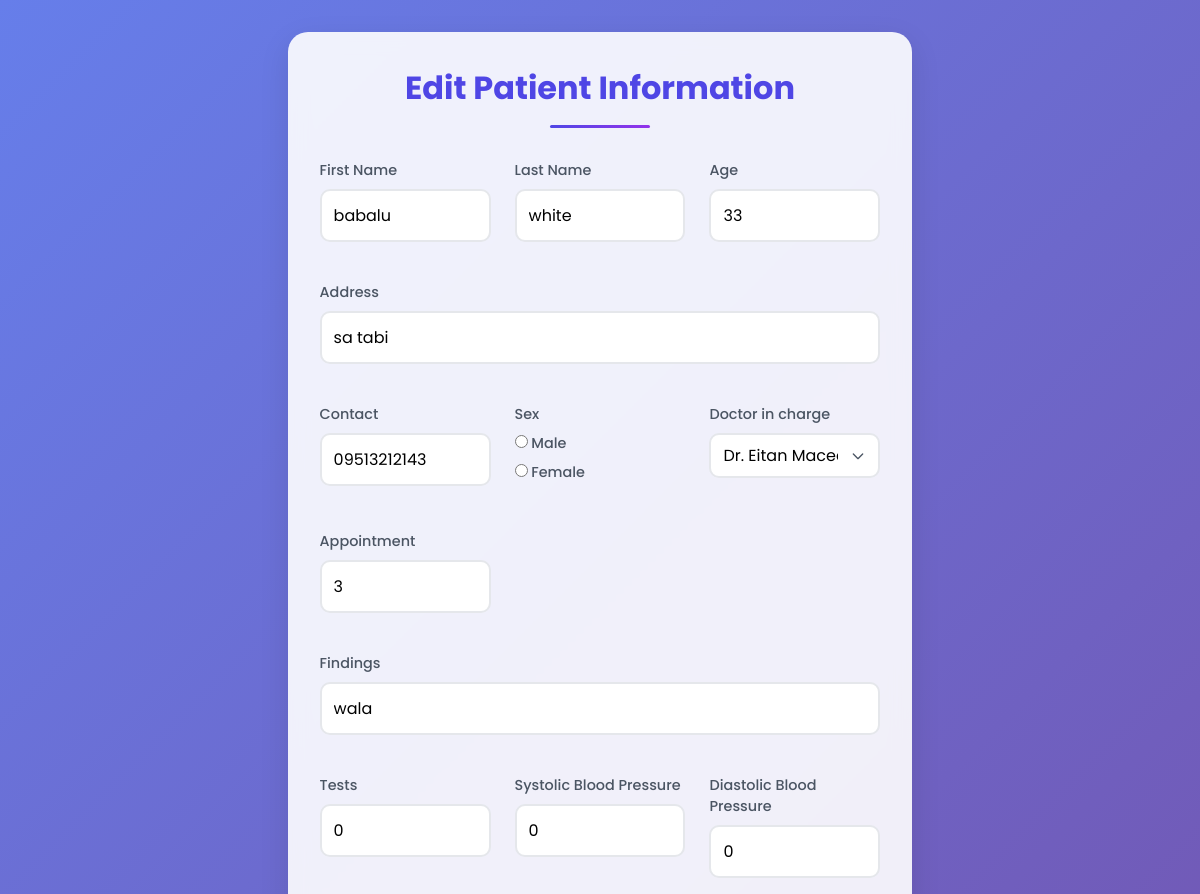
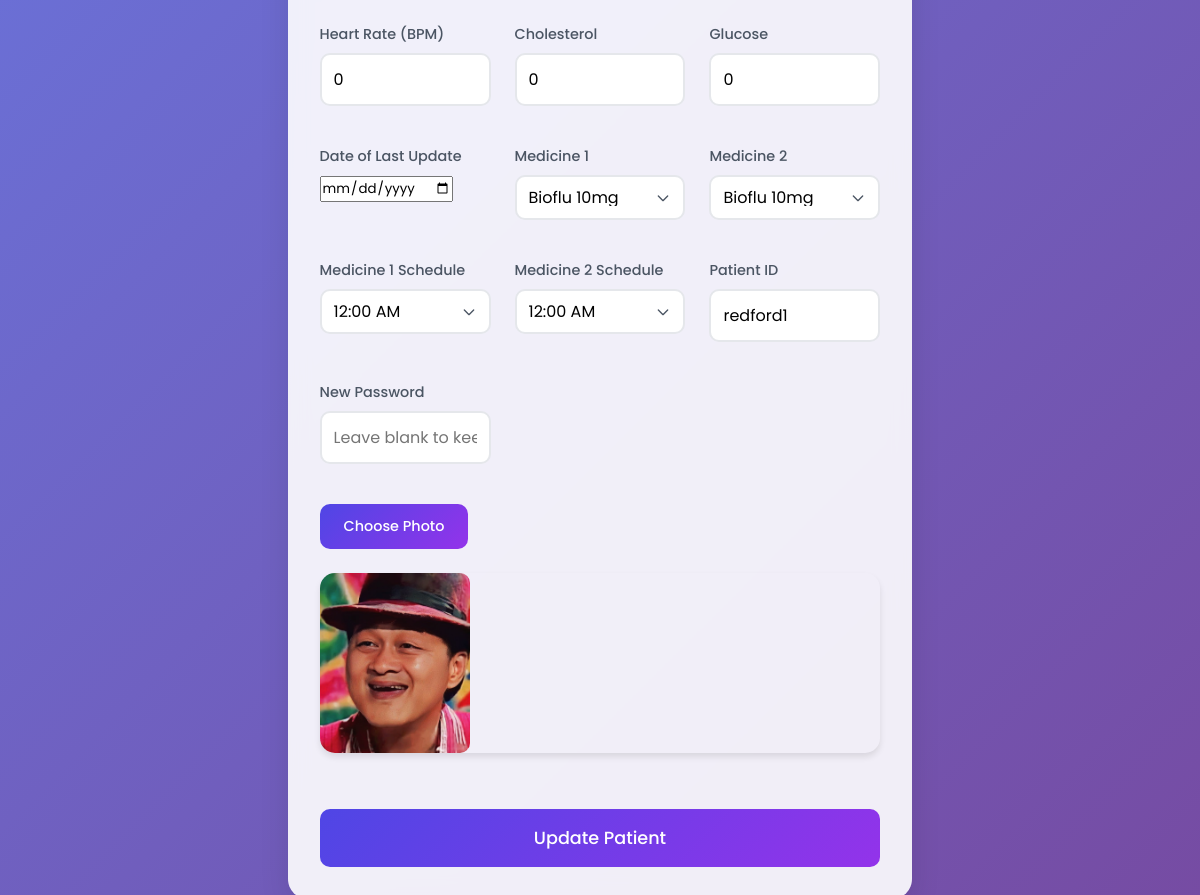
Screenshot of /admin-edit.php?id=17 with the database file from the repository (2 pictures, top to bottom).
### tables this page shows
CREATE TABLE `user_info` (
  `id` int(11) NOT NULL,
  `first_name` varchar(255) NOT NULL,
  `last_name` varchar(255) NOT NULL,
  `age` int(3) NOT NULL,
  `_sex` varchar(2) NOT NULL,
  `address` varchar(255) NOT NULL,
  `contact` varchar(100) NOT NULL,
  `_doc` varchar(255) NOT NULL,
  `_appointment` int(3) NOT NULL,
  `_meds` varchar(255) NOT NULL,
  `_test` varchar(255) NOT NULL,
  `photo` varchar(255) NOT NULL,
  `systolic` int(20) NOT NULL,
  `diastolic` int(20) NOT NULL,
  `bpm` int(5) NOT NULL,
  `cholesterol` int(5) NOT NULL,
  `glucose` int(5) NOT NULL,
  `last_date` date NOT NULL,
  `med1` varchar(255) NOT NULL,
  `med2` varchar(255) NOT NULL,
  `med_sched1` varchar(255) NOT NULL,
  `med_sched2` varchar(255) NOT NULL
);

CREATE TABLE `users` (
  `id` int(11) NOT NULL,
  `patient__id` varchar(255) NOT NULL,
  `password` varchar(255) NOT NULL
);

### admin-edit.php (the view, shortened to what this page needs)
<?php
include "db-login.php";
if (isset($_GET['id'])) {
    $id = $_GET['id'];
    $stmt = $conn->prepare("
        SELECT ui.*, u.patient__id
        FROM user_info ui
        JOIN users u ON ui.id = u.id
        WHERE ui.id = ?
    ");
    $stmt->bind_param("i", $id);
    $stmt->execute();
    $result = $stmt->get_result();
    $row = $result->fetch_assoc();
}
?>
<!DOCTYPE html>
<html lang="en">
<head>
    <link rel="stylesheet" href="styleForAdmin-edit.css" />
</head>
<body>
<div class="edit-form-container">
    <h2>Edit Patient Information</h2>
    <form method="POST" enctype="multipart/form-data">
        <div class="form-group">
            <label for="first_name">First Name</label>
            <input type="text" id="first_name" name="first_name" value="<?= htmlspecialchars($row['first_name']) ?>" required />
        </div>
        <div class="form-group">
            <label for="last_name">Last Name</label>
            <input type="text" id="last_name" name="last_name" value="<?= htmlspecialchars($row['last_name']) ?>" required />
        </div>
        <div class="form-group">
            <label for="age">Age</label>
            <input type="number" id="age" name="age" value="<?= htmlspecialchars($row['age']) ?>" required />
        </div>
        <div class="form-group full-width">
            <label for="address">Address</label>
            <input type="text" id="address" name="address" value="<?= htmlspecialchars($row['address']) ?>" required />
        </div>
        <div class="form-group">
            <label for="contact">Contact</label>
            <input type="text" id="contact" name="contact" value="<?= htmlspecialchars($row['contact']) ?>" required />
        </div>
        <div class="form-group">
            <label>Sex</label>
            <div class="radio-group">
                <label><input type="radio" name="_sex" value="M" <?= ($row['_sex'] === 'M') ? 'checked' : '' ?> /> Male</label>
                <label><input type="radio" name="_sex" value="F" <?= ($row['_sex'] === 'F') ? 'checked' : '' ?> /> Female</label>
            </div>
        </div>
        <div class="form-group">
            <label for="_doc">Doctor in charge</label>
            <select id="_doc" name="_doc" required>
                <option value="Dr. Eitan Maceda" <?= $row['_doc'] == 'Dr. Eitan Maceda' ? 'selected' : '' ?>>Dr. Eitan Maceda</option>
            </select>
        </div>
        <div class="form-group">
            <label for="_appointment">Appointment</label>
            <input type="text" id="_appointment" name="_appointment" value="<?= htmlspecialchars($row['_appointment']) ?>" />
        </div>
        <div class="form-group full-width">
            <label for="_meds">Findings</label>
            <input type="text" id="_meds" name="_meds" value="<?= htmlspecialchars($row['_meds']) ?>" />
        </div>
        <div class="form-group">
            <label for="_test">Tests</label>
            <input type="text" id="_test" name="_test" value="<?= htmlspecialchars($row['_test']) ?>" />
        </div>
        <div class="form-group">
            <label for="systolic">Systolic Blood Pressure</label>
            <input type="text" id="systolic" name="systolic" value="<?= htmlspecialchars($row['systolic'] ?? '') ?>" />
        </div>
        <div class="form-group">
            <label for="diastolic">Diastolic Blood Pressure</label>
            <input type="text" id="diastolic" name="diastolic" value="<?= htmlspecialchars($row['diastolic'] ?? '') ?>" />
        </div>
        <div class="form-group">
            <label for="bpm">Heart Rate (BPM)</label>
            <input type="text" id="bpm" name="bpm" value="<?= htmlspecialchars($row['bpm'] ?? '') ?>" />
        </div>
        <div class="form-group">
            <label for="cholesterol">Cholesterol</label>
            <input type="text" id="cholesterol" name="cholesterol" value="<?= htmlspecialchars($row['cholesterol'] ?? '') ?>" />
        </div>
        <div class="form-group">
            <label for="glucose">Glucose</label>
            <input type="text" id="glucose" name="glucose" value="<?= htmlspecialchars($row['glucose'] ?? '') ?>" />
        </div>
        <div class="form-group">
            <label for="last_date">Date of Last Update</label>
            <input type="date" id="last_date" name="last_date" value="<?= htmlspecialchars($row['last_date'] ?? '') ?>" />
        </div>
        <div class="form-group">
            <label for="med1">Medicine 1</label>
            <select id="med1" name="med1">
                <?php
                $meds = ["Bioflu 10mg", "Bioflu 20mg", "Paracetamol 500mg", "Paracetamol 650mg",
                         "Amoxicillin 250mg", "Amoxicillin 500mg", "Ibuprofen 200mg", "Ibuprofen 400mg",
                         "Cetirizine 5mg", "Cetirizine 10mg", "Loperamide 2mg", "Loperamide 4mg",
                         "Mefenamic Acid 250mg", "Mefenamic Acid 500mg", "Antacid 100mg", "Antacid 200mg",
                         "Omeprazole 20mg", "Omeprazole 40mg", "Salbutamol 2mg", "Salbutamol 4mg"];
                foreach ($meds as $med) {
                    $selected = ($row['med1'] ?? '') === $med ? 'selected' : '';
                    echo "<option value=\"$med\" $selected>$med</option>";
                }
                ?>
            </select>
        </div>
        <div class="form-group">
            <label for="med2">Medicine 2</label>
            <select id="med2" name="med2">
                <?php
                foreach ($meds as $med) {
                    $selected = ($row['med2'] ?? '') === $med ? 'selected' : '';
                    echo "<option value=\"$med\" $selected>$med</option>";
                }
                ?>
            </select>
        </div>
        <div class="form-group">
            <label for="med_sched1">Medicine 1 Schedule</label>
            <select id="med_sched1" name="med_sched1">
                <?php
                $times = [];
                for ($h = 0; $h < 24; $h++) {
                    foreach ([0, 30] as $m) {
                        $time = sprintf("%02d:%02d %s", ($h % 12) ?: 12, $m, $h < 12 ? "AM" : "PM");
                        $times[] = $time;
                    }
                }
                foreach ($times as $time) {
                    $selected = ($row['med_sched1'] ?? '') === $time ? 'selected' : '';
                    echo "<option value=\"$time\" $selected>$time</option>";
                }
                ?>
            </select>
        </div>
        <div class="form-group">
            <label for="med_sched2">Medicine 2 Schedule</label>
            <select id="med_sched2" name="med_sched2">
                <?php
                foreach ($times as $time) {
                    $selected = ($row['med_sched2'] ?? '') === $time ? 'selected' : '';
                    echo "<option value=\"$time\" $selected>$time</option>";
                }
                ?>
            </select>
        </div>
        <div class="form-group">
            <label for="patient__id">Patient ID</label>
            <input type="text" id="patient__id" name="patient__id" value="<?= htmlspecialchars($row['patient__id']) ?>" required />
        </div>
        <div class="form-group">
            <label for="password">New Password</label>
            <input type="password" id="password" name="password" placeholder="Leave blank to keep current" />
        </div>
        <div class="form-group full-width">
            <label class="file-input-label" for="photo">Choose Photo</label>
            <div class="image-preview">
                <img src="uploads/<?= htmlspecialchars($row['photo']) ?>" alt="Patient photo" />
            </div>
        </div>
        <button type="submit" name="update" class="submit-btn">Update Patient</button>
    </form>
</div>
</body>
</html>

### styleForAdmin-edit.css (style rules this page uses)
* { margin: 0; padding: 0; box-sizing: border-box; font-family: "Poppins", sans-serif; }
body { min-height: 100vh; background: linear-gradient(135deg, #667eea, #764ba2); padding: 2rem; color: #333; display: flex; align-items: center; justify-content: center; }
.edit-form-container { width: 55%; max-width: 1100px; background: rgba(255, 255, 255, 0.9); backdrop-filter: blur(10px); padding: 2rem; border-radius: 20px; box-shadow: 0 10px 30px rgba(0, 0, 0, 0.1); }
h2 { color: #4f46e5; font-size: 2rem; text-align: center; margin-bottom: 2rem; position: relative; padding-bottom: 1rem; }
h2:after { content: ""; position: absolute; bottom: 0; left: 50%; transform: translateX(-50%); width: 100px; height: 3px; background: linear-gradient(to right, #4f46e5, #9333ea); border-radius: 10px; }
form { display: grid; grid-template-columns: repeat(3, 1fr); gap: 1.5rem; }
.form-group.full-width { grid-column: span 3; }
.form-group { margin-bottom: 1rem; position: relative; transition: transform 0.2s; }
label { display: block; margin-bottom: 0.5rem; color: #4b5563; font-weight: 500; font-size: 0.9rem; }
input[type="text"], input[type="number"], input[type="password"], select { width: 100%; padding: 0.75rem; border: 2px solid #e5e7eb; border-radius: 10px; font-size: 1rem; background: white; transition: all 0.3s; }
select { cursor: pointer; appearance: none; background-repeat: no-repeat; background-position: right 0.75rem center; background-size: 1rem; padding-right: 2.5rem; }
.file-input-label { padding: 0.75rem 1.5rem; background: linear-gradient(135deg, #4f46e5, #9333ea); color: white; border-radius: 10px; cursor: pointer; transition: all 0.3s; display: inline-block; }
.image-preview { margin: 1rem 0; border-radius: 15px; overflow: hidden; box-shadow: 0 4px 6px rgba(0, 0, 0, 0.1); }
.image-preview img { max-width: 150px; height: auto; display: block; border-radius: 10px; }
.submit-btn { grid-column: span 3; background: linear-gradient(135deg, #4f46e5, #9333ea); color: white; padding: 1rem; border: none; border-radius: 10px; font-size: 1.1rem; font-weight: 500; cursor: pointer; transition: all 0.3s; }

### rows the page displays
user_info: first_name "babalu", last_name "white", age "33", address "sa tabi", contact "09513212143", _sex "☐ Male", _sex "☐ Female", _doc "Dr. Eitan Maceda", _appointment "3", _meds "wala", _test "0", systolic "0", diastolic "0", bpm "0", cholesterol "0", glucose "0", patient__id "redford1", photo (picture)

### other values shown
form field med1 "Bioflu 10mg"
form field med2 "Bioflu 10mg"
form field med_sched1 "12:00 AM"
form field med_sched2 "12:00 AM"
